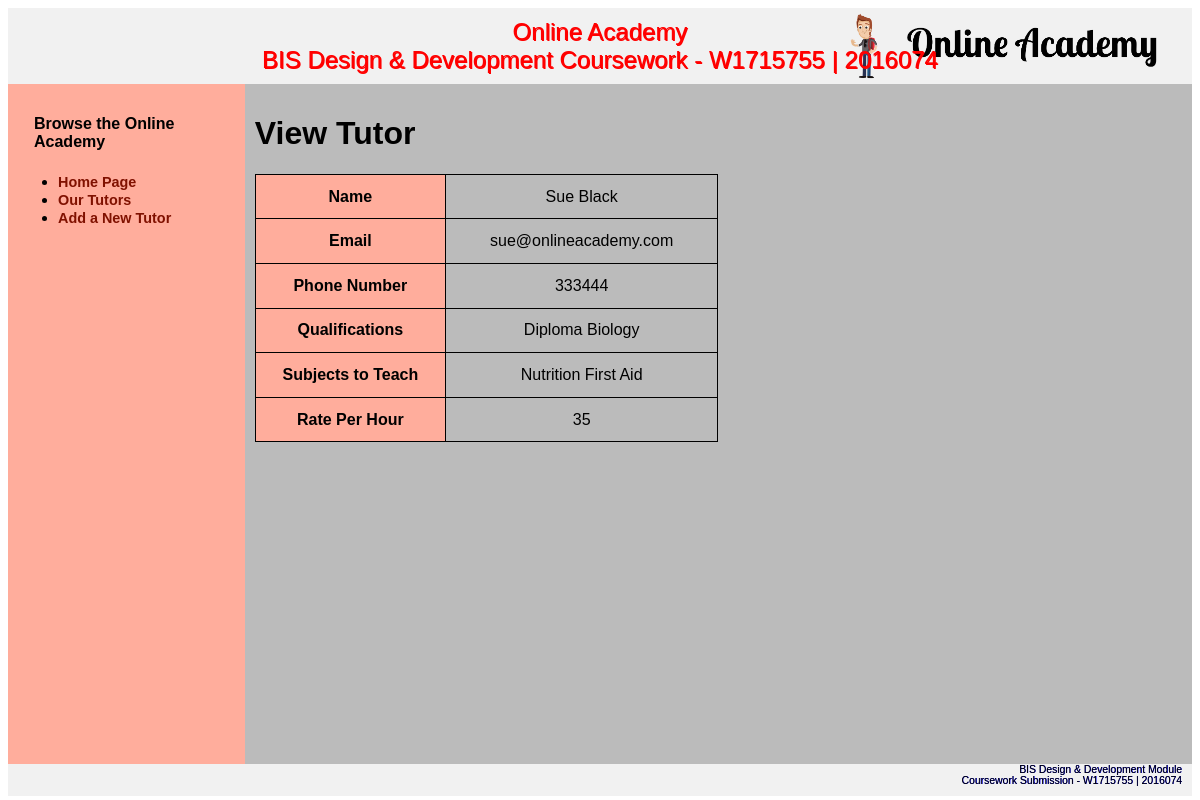
The page /Part-B/public/view.php?id=4 on the database its author committed.
### tables this page shows
CREATE TABLE `tutor` (
  `id` int(4) NOT NULL,
  `name` varchar(150) NOT NULL,
  `email` varchar(75) NOT NULL,
  `phoneNumber` varchar(15) NOT NULL,
  `qualifications` varchar(255) NOT NULL,
  `subjectsToTeach` varchar(255) NOT NULL,
  `ratePerHour` int(3) NOT NULL
);

### Part-B/private/classes/class_database.php (called while the page is built, shortened)
<?php
class Database {
  protected static $database;
	protected static $table_name = "";
  public static function set_database( $db ){ self::$database = $db; }
  public static function find_by_id( $id ) {
    $sql = "SELECT * FROM ".static::$table_name." WHERE ".static::$db_columns[0]."=" . static::$database->escape_string( $id ) . ";";
    $result = static::find_by_sql( $sql );
    if (!empty($result)) { return array_shift($result); } else { return NULL; }
  }
  public static function find_by_sql( $sql ) {
    $created_objects = [];
    $results = self::$database->query($sql);
    while ( $row = $results->fetch_assoc() ) { $created_objects[] = static::instantiate($row); }
    return $created_objects;
  }
  protected static function instantiate( $record ) {
    $object = new static;
    foreach ($record as $property => $value) { if ( property_exists($object, $property) ) { $object->$property=$value; } }
    return $object;
  }
}
?>

### Part-B/public/view.php (the view, shortened to what this page needs)
<?php
if ( isset($_GET['id']) ) {
  if ( $_GET['id'] == '' ) { $URL_TutorId = NULL; } else { $URL_TutorId = $_GET['id']; }
}
?>
<!DOCTYPE html>
<html lang="en">
<head>
<link rel="stylesheet" type="text/css" href="dist/css/style.css">
</head>
<body>
<div class="header">
	Online Academy <br>
	BIS Design & Development Coursework - W1715755 | 2016074
</div>
<div class="row">
	<div class="column side">
	</div>
	<div class="column middle">
		<h1>View Tutor</h1>
		<?php
    if (isset($URL_TutorId)) {
      $tutor_object = Tutor::find_by_id($URL_TutorId);
      if ($tutor_object != NULL) {
        echo "<table style='min-width: 50%;'>";
        echo "<tr>";
        echo "<td bgcolor='#ffad9c' style='padding: 0.3rem; font-weight: bold;'>Name</td><td style='padding: 0.8rem'>".$tutor_object->name."</td>";
        echo "</tr>";
        echo "<tr>";
        echo "<td bgcolor='#ffad9c' style='padding: 0.3rem; font-weight: bold;'>Email</td><td style='padding: 0.8rem'>".$tutor_object->email."</td>";
        echo "</tr>";
        echo "<tr>";
        echo "<td bgcolor='#ffad9c' style='padding: 0.3rem; font-weight: bold;'>Phone Number</td><td style='padding: 0.8rem'>".$tutor_object->phoneNumber."</td>";
        echo "</tr>";
        echo "<tr>";
        echo "<td bgcolor='#ffad9c' style='padding: 0.3rem; font-weight: bold;'>Qualifications</td><td style='padding: 0.8rem'>".$tutor_object->qualifications."</td>";
        echo "</tr>";
        echo "<tr>";
        echo "<td bgcolor='#ffad9c' style='padding: 0.3rem; font-weight: bold;'>Subjects to Teach</td><td style='padding: 0.8rem'>".$tutor_object->subjectsToTeach."</td>";
        echo "</tr>";
        echo "<tr>";
        echo "<td bgcolor='#ffad9c' style='padding: 0.3rem; font-weight: bold;'>Rate Per Hour</td><td style='padding: 0.8rem'>".$tutor_object->ratePerHour."</td>";
        echo "</tr>";
        echo "</table>";
      } else {
        echo "<p>Tutor does not exist.</p>";
      }
    } else {
      echo "<p>You have NOT provided a Tutor ID.</p>";
    }
		?>
	</div>
	<div class="footer">
		BIS Design & Development Module <br>
		Coursework Submission - W1715755 | 2016074
	</div>
</div>
</body>
</html>

### rows shown on the page
tutor: name "Sue Black", email "sue@onlineacademy.com", phoneNumber "333444", qualifications "Diploma Biology", subjectsToTeach "Nutrition First Aid", ratePerHour "35"
